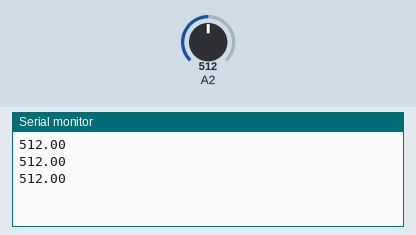
A sketch run on a simulated Arduino Uno, built with avr-gcc and run on an emulated ATmega328P. Shown: the last lines printed to the serial monitor. The test bench sets the inputs (shaded band); at power-on: A2 = 512.

Above: at 1.3 s.
1.4 s: A2 set to 716
At 1.9 s:
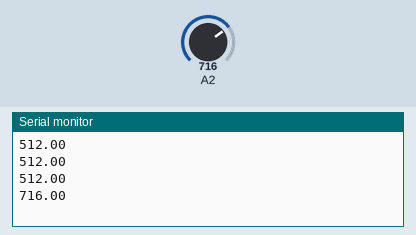
2.9 s: A2 set to 900
At 3.4 s:
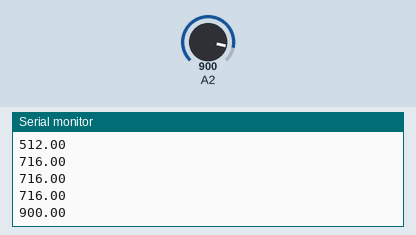
Timing chart, 0 to 5.9 s (numbered marks = the images above; inputs shaded):
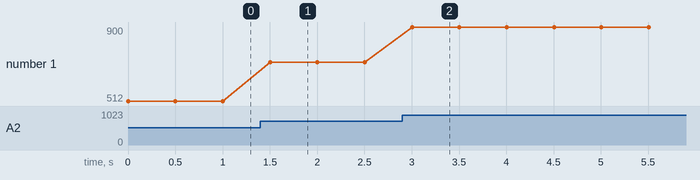

Measured:
- after the input at 1.4 s, the serial monitor: prints a new line after 0.10 s (image 1)
- after the input at 2.9 s, the serial monitor: prints a new line after 0.10 s (image 2)
- plotted number 1: 512 → 716 after the input at 1.4 s, 716 → 900 after the input at 2.9 s

The sketch:

TEMP.ino
```cpp
float t;

void setup() {
  // put your setup code here, to run once:

  Serial.begin(9600);
}

void loop() {
  // put your main code here, to run repeatedly:
  t = analogRead(A2);
  Serial.println(t);
  delay(500);
}
```
